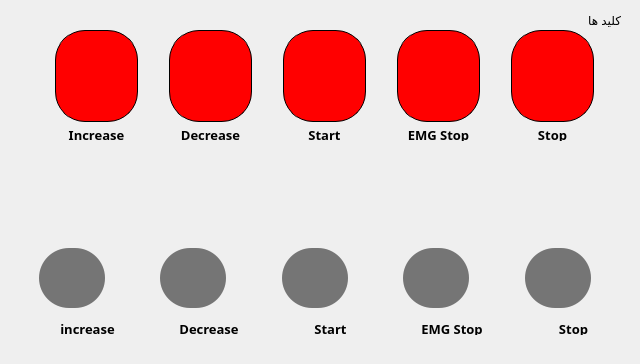
        <widget class="QWidget" name="keys">
         <widget class="QLabel" name="label_7">
          <property name="geometry">
           <rect>
            <x>560</x>
            <y>10</y>
            <width>61</width>
            <height>20</height>
           </rect>
          </property>
          <property name="text">
           <string>کلید ها</string>
          </property>
         </widget>
         <widget class="QWidget" name="">
          <property name="geometry">
           <rect>
            <x>30</x>
            <y>30</y>
            <width>591</width>
            <height>111</height>
           </rect>
          </property>
          <layout class="QHBoxLayout" name="horizontalLayout_15">
           <item>
            <layout class="QVBoxLayout" name="verticalLayout_32">
             <item>
              <widget class="QLabel" name="lamp_increase">
               <property name="minimumSize">
                <size>
                 <width>62</width>
                 <height>0</height>
                </size>
               </property>
               <property name="styleSheet">
                <string notr="true">    QLabel {


	background-color: red;
                border-style: outset;
                border-width: 1px;
                border-radius: 30px;
        }</string>
               </property>
               <property name="text">
                <string/>
               </property>
              </widget>
             </item>
             <item>
              <widget class="QLabel" name="label_32">
               <property name="maximumSize">
                <size>
                 <width>83</width>
                 <height>13</height>
                </size>
               </property>
               <property name="font">
                <font>
                 <family>IRANSansXFaNum Black</family>
                 <pointsize>10</pointsize>
                 <weight>75</weight>
                 <bold>true</bold>
                </font>
               </property>
               <property name="text">
                <string>Increase</string>
               </property>
               <property name="alignment">
                <set>Qt::AlignCenter</set>
               </property>
              </widget>
             </item>
            </layout>
           </item>
           <item>
            <layout class="QVBoxLayout" name="verticalLayout_33">
             <item>
              <widget class="QLabel" name="lamp_decrease">
               <property name="minimumSize">
                <size>
                 <width>62</width>
                 <height>0</height>
                </size>
               </property>
               <property name="styleSheet">
                <string notr="true">    QLabel {


	background-color: red;
                border-style: outset;
                border-width: 1px;
                border-radius: 30px;
        }</string>
               </property>
               <property name="text">
                <string/>
               </property>
              </widget>
             </item>
             <item>
              <widget class="QLabel" name="label_34">
               <property name="maximumSize">
                <size>
                 <width>83</width>
                 <height>13</height>
                </size>
               </property>
               <property name="font">
                <font>
                 <family>IRANSansXFaNum Black</family>
                 <pointsize>10</pointsize>
                 <weight>75</weight>
                 <bold>true</bold>
                </font>
               </property>
               <property name="text">
                <string>Decrease</string>
               </property>
               <property name="alignment">
                <set>Qt::AlignCenter</set>
               </property>
              </widget>
             </item>
            </layout>
           </item>
           <item>
            <layout class="QVBoxLayout" name="verticalLayout_34">
             <item>
              <widget class="QLabel" name="lamp_start">
               <property name="minimumSize">
                <size>
                 <width>62</width>
                 <height>0</height>
                </size>
               </property>
               <property name="styleSheet">
                <string notr="true">    QLabel {


	background-color: red;
                border-style: outset;
                border-width: 1px;
                border-radius: 30px;
        }</string>
               </property>
               <property name="text">
                <string/>
               </property>
              </widget>
             </item>
             <item>
              <widget class="QLabel" name="label_35">
               <property name="maximumSize">
                <size>
                 <width>83</width>
                 <height>13</height>
                </size>
               </property>
               <property name="font">
                <font>
                 <family>IRANSansXFaNum Black</family>
                 <pointsize>10</pointsize>
                 <weight>75</weight>
                 <bold>true</bold>
                </font>
               </property>
               <property name="text">
                <string>Start</string>
               </property>
               <property name="alignment">
                <set>Qt::AlignCenter</set>
               </property>
              </widget>
             </item>
            </layout>
           </item>
           <item>
            <layout class="QVBoxLayout" name="verticalLayout_35">
             <item>
              <widget class="QLabel" name="lamp_emgstop">
               <property name="minimumSize">
                <size>
                 <width>62</width>
                 <height>0</height>
                </size>
               </property>
               <property name="styleSheet">
                <string notr="true">    QLabel {


	background-color: red;
                border-style: outset;
                border-width: 1px;
                border-radius: 30px;
        }</string>
               </property>
               <property name="text">
                <string/>
               </property>
              </widget>
             </item>
             <item>
              <widget class="QLabel" name="label_36">
               <property name="maximumSize">
                <size>
                 <width>83</width>
                 <height>13</height>
                </size>
               </property>
               <property name="font">
                <font>
                 <family>IRANSansXFaNum Black</family>
                 <pointsize>10</pointsize>
                 <weight>75</weight>
                 <bold>true</bold>
                </font>
               </property>
               <property name="text">
                <string>EMG Stop</string>
               </property>
               <property name="alignment">
                <set>Qt::AlignCenter</set>
               </property>
              </widget>
             </item>
            </layout>
           </item>
           <item>
            <layout class="QVBoxLayout" name="verticalLayout_36">
             <item>
              <widget class="QLabel" name="lamp_stop">
               <property name="minimumSize">
                <size>
                 <width>62</width>
                 <height>0</height>
                </size>
               </property>
               <property name="styleSheet">
                <string notr="true">    QLabel {


	background-color: red;
                border-style: outset;
                border-width: 1px;
                border-radius: 30px;
        }</string>
               </property>
               <property name="text">
                <string/>
               </property>
              </widget>
             </item>
             <item>
              <widget class="QLabel" name="label_37">
               <property name="maximumSize">
                <size>
                 <width>83</width>
                 <height>13</height>
                </size>
               </property>
               <property name="font">
                <font>
                 <family>IRANSansXFaNum Black</family>
                 <pointsize>10</pointsize>
                 <weight>75</weight>
                 <bold>true</bold>
                </font>
               </property>
               <property name="text">
                <string>Stop</string>
               </property>
               <property name="alignment">
                <set>Qt::AlignCenter</set>
               </property>
              </widget>
             </item>
            </layout>
           </item>
          </layout>
         </widget>
         <widget class="QWidget" name="">
          <property name="geometry">
           <rect>
            <x>30</x>
            <y>230</y>
            <width>601</width>
            <height>125</height>
           </rect>
          </property>
          <layout class="QHBoxLayout" name="horizontalLayout_16">
           <item>
            <widget class="QWidget" name="widget_3" native="true">
             <layout class="QVBoxLayout" name="verticalLayout_8">
              <item>
               <widget class="QToolButton" name="increase_key">
                <property name="minimumSize">
                 <size>
                  <width>66</width>
                  <height>60</height>
                 </size>
                </property>
                <property name="styleSheet">
                 <string notr="true">    QToolButton
 {

	background-color: rgb(117, 117, 117);
                border-style: outset;

                border-radius: 30px;
        }
QToolButton:hover{
background-color: rgb(204, 174, 255);
}</string>
                </property>
                <property name="text">
                 <string/>
                </property>
               </widget>
              </item>
              <item>
               <widget class="QLabel" name="label_8">
                <property name="maximumSize">
                 <size>
                  <width>16777215</width>
                  <height>12</height>
                 </size>
                </property>
                <property name="font">
                 <font>
                  <family>IRANSansXFaNum</family>
                  <pointsize>10</pointsize>
                  <weight>75</weight>
                  <bold>true</bold>
                 </font>
                </property>
                <property name="text">
                 <string>increase</string>
                </property>
                <property name="alignment">
                 <set>Qt::AlignCenter</set>
                </property>
               </widget>
              </item>
             </layout>
            </widget>
           </item>
           <item>
            <widget class="QWidget" name="widget_4" native="true">
             <layout class="QVBoxLayout" name="verticalLayout_9">
              <item>
               <widget class="QToolButton" name="decrease_key">
                <property name="minimumSize">
                 <size>
                  <width>66</width>
                  <height>60</height>
                 </size>
                </property>
                <property name="styleSheet">
                 <string notr="true">    QToolButton
 {

	background-color: rgb(117, 117, 117);
                border-style: outset;

                border-radius: 30px;
        }
QToolButton:hover{
background-color: rgb(204, 174, 255);
}</string>
                </property>
                <property name="text">
                 <string/>
                </property>
               </widget>
              </item>
              <item>
               <widget class="QLabel" name="label_9">
                <property name="maximumSize">
                 <size>
                  <width>16777215</width>
                  <height>12</height>
                 </size>
                </property>
                <property name="font">
                 <font>
                  <family>IRANSansXFaNum</family>
                  <pointsize>10</pointsize>
                  <weight>75</weight>
                  <bold>true</bold>
                 </font>
                </property>
                <property name="text">
                 <string>Decrease</string>
                </property>
                <property name="alignment">
                 <set>Qt::AlignCenter</set>
                </property>
               </widget>
              </item>
             </layout>
            </widget>
           </item>
           <item>
            <widget class="QWidget" name="widget_5" native="true">
             <layout class="QVBoxLayout" name="verticalLayout_10">
              <item>
               <widget class="QToolButton" name="start_key">
                <property name="minimumSize">
                 <size>
                  <width>66</width>
                  <height>60</height>
                 </size>
                </property>
                <property name="styleSheet">
                 <string notr="true">    QToolButton
 {

	background-color: rgb(117, 117, 117);
                border-style: outset;

                border-radius: 30px;
        }
QToolButton:hover{
background-color: rgb(204, 174, 255);
}</string>
                </property>
                <property name="text">
                 <string/>
                </property>
               </widget>
              </item>
              <item>
               <widget class="QLabel" name="label_14">
                <property name="maximumSize">
                 <size>
                  <width>16777215</width>
                  <height>12</height>
                 </size>
                </property>
                <property name="font">
                 <font>
                  <family>IRANSansXFaNum</family>
                  <pointsize>10</pointsize>
                  <weight>75</weight>
                  <bold>true</bold>
                 </font>
                </property>
                <property name="text">
                 <string>Start</string>
                </property>
                <property name="alignment">
                 <set>Qt::AlignCenter</set>
                </property>
               </widget>
              </item>
             </layout>
            </widget>
           </item>
           <item>
            <widget class="QWidget" name="widget_6" native="true">
             <layout class="QVBoxLayout" name="verticalLayout_15">
              <item>
               <widget class="QToolButton" name="emgstop_key">
                <property name="minimumSize">
                 <size>
                  <width>66</width>
                  <height>60</height>
                 </size>
                </property>
                <property name="styleSheet">
                 <string notr="true">    QToolButton
 {

	background-color: rgb(117, 117, 117);
                border-style: outset;

                border-radius: 30px;
        }
QToolButton:hover{
background-color: rgb(204, 174, 255);
}</string>
                </property>
                <property name="text">
                 <string/>
                </property>
               </widget>
              </item>
              <item>
               <widget class="QLabel" name="label_24">
                <property name="maximumSize">
                 <size>
                  <width>16777215</width>
                  <height>12</height>
                 </size>
                </property>
                <property name="font">
                 <font>
                  <family>IRANSansXFaNum</family>
                  <pointsize>10</pointsize>
                  <weight>75</weight>
                  <bold>true</bold>
                 </font>
                </property>
                <property name="text">
                 <string>EMG Stop</string>
                </property>
                <property name="alignment">
                 <set>Qt::AlignCenter</set>
                </property>
               </widget>
              </item>
             </layout>
            </widget>
           </item>
           <item>
            <widget class="QWidget" name="widget_7" native="true">
             <layout class="QVBoxLayout" name="verticalLayout_37">
              <item>
               <widget class="QToolButton" name="stop_key">
                <property name="minimumSize">
                 <size>
                  <width>66</width>
                  <height>60</height>
                 </size>
                </property>
                <property name="styleSheet">
                 <string notr="true">    QToolButton
 {

	background-color: rgb(117, 117, 117);
                border-style: outset;

                border-radius: 30px;
        }
QToolButton:hover{
background-color: rgb(204, 174, 255);
}</string>
                </property>
                <property name="text">
                 <string/>
                </property>
               </widget>
              </item>
              <item>
               <widget class="QLabel" name="label_26">
                <property name="maximumSize">
                 <size>
                  <width>16777215</width>
                  <height>12</height>
                 </size>
                </property>
                <property name="font">
                 <font>
                  <family>IRANSansXFaNum</family>
                  <pointsize>10</pointsize>
                  <weight>75</weight>
                  <bold>true</bold>
                 </font>
                </property>
                <property name="text">
                 <string>Stop</string>
                </property>
                <property name="alignment">
                 <set>Qt::AlignCenter</set>
                </property>
               </widget>
              </item>
             </layout>
            </widget>
           </item>
          </layout>
         </widget>
        </widget>
